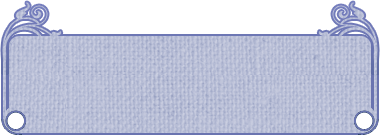
#> input picture resona_desktop_pet/ui/window_resona.png, 380 x 135 px
$ python image_processor.py ../resona_desktop_pet/ui/window_resona.png
#> lines starting #> are read from the running program, lines starting #| are printed output that depends on the picture
import sys
from pathlib import Path
from PIL import Image
import logging

logger = logging.getLogger("Tools")

TARGET_WIDTH = 1280
TARGET_HEIGHT = 720

def process_file(file_path):
    if not file_path.lower().endswith('.png'):
        return

    try:
        with Image.open(file_path) as img:
#> img is the input picture: PIL image 380x135 RGBA; mean R, G, B, A 192.5, 197.5, 219.2, 196.9
            img = img.convert("RGBA")
            orig_w, orig_h = img.size
#> orig_w = 380; orig_h = 135

            scale = min(TARGET_WIDTH / orig_w, TARGET_HEIGHT / orig_h, 1.0)
#> scale = 1
            if scale < 1.0:
                new_size = (int(orig_w * scale), int(orig_h * scale))
                img = img.resize(new_size, Image.Resampling.LANCZOS)
                w, h = new_size
            else:
                w, h = orig_w, orig_h
#> w = 380; h = 135

            canvas = Image.new("RGBA", (TARGET_WIDTH, TARGET_HEIGHT), (0, 0, 0, 0))
#> canvas: PIL image 1280x720 RGBA; every value is 0

            x = (TARGET_WIDTH - w) // 2
#> x = 450
            y = TARGET_HEIGHT - h
#> y = 585

            canvas.paste(img, (x, y), img)
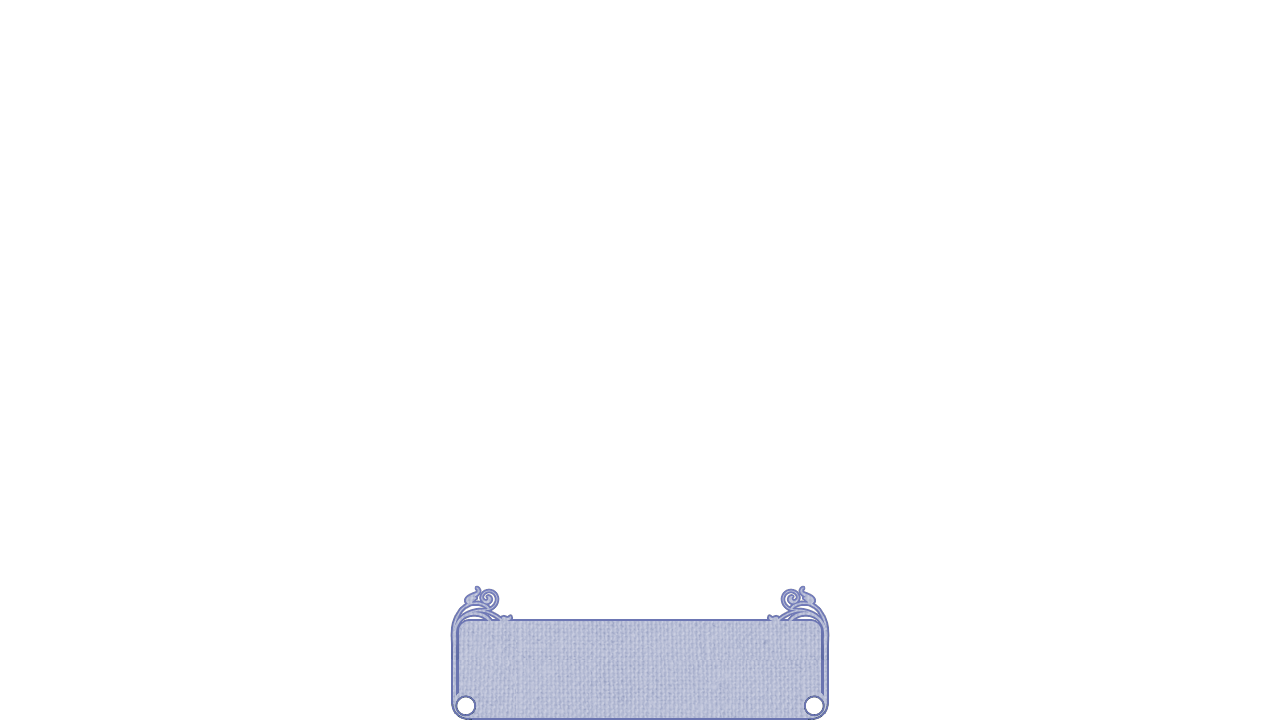
#> canvas: PIL image 1280x720 RGBA; mean R, G, B, A 7.6, 7.9, 9, 10.9; transparent parts drawn white

            output_dir = Path(file_path).parent / "processed_1280x720"
            output_dir.mkdir(exist_ok=True)
            output_path = output_dir / Path(file_path).name

            canvas.save(output_path, "PNG")
            logger.info(f"Processed: {Path(file_path).name} -> {output_path}")

    except Exception as e:
        logger.error(f"Error processing {file_path}: {e}")

def main():
    if len(sys.argv) < 2:
        logger.debug("Usage: Drag and drop folders or .png files onto this script.")
        input("\nPress Enter to exit...")
        return

    paths = sys.argv[1:]

    for p in paths:
        path = Path(p)
        if path.is_dir():
            logger.info(f"Scanning directory: {path}")
            for file in path.glob("*.png"):
                process_file(str(file))
        elif path.is_file():
            process_file(str(path))
        else:
            logger.info(f"Invalid path: {p}")

    logger.info("\nAll tasks completed.")
    input("Press Enter to exit...")

if __name__ == "__main__":
    main()
